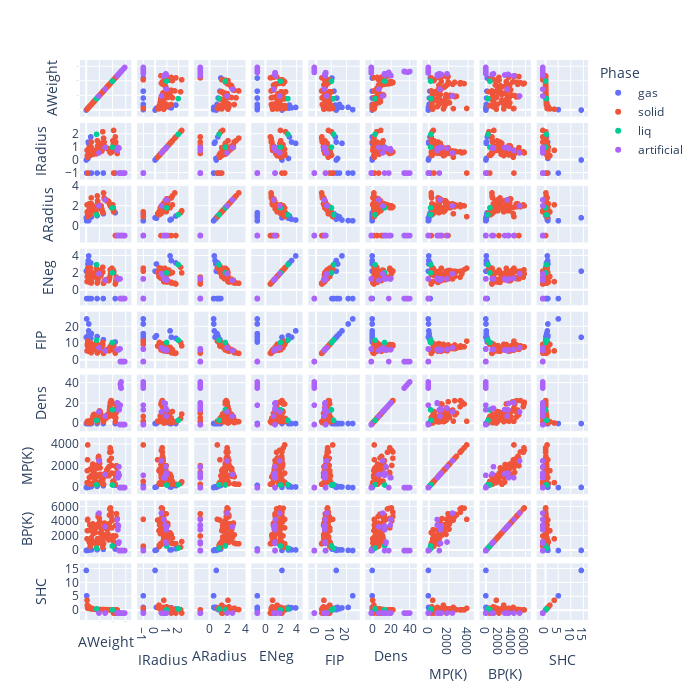

This figure's notebook cell:
### Code cell
df = df.rename(columns={
    'Atomic Weight': 'AWeight',
    'Ionic Radius': 'IRadius',
    'Atomic Radius': 'ARadius',
    'Electronegativity': 'ENeg',
    'First Ionization Potential': 'FIP',
    'Density': 'Dens',
    'Melting Point (K)': 'MP(K)',
    'Boiling Point (K)': 'BP(K)',
    'Specific Heat Capacity': 'SHC'
})

# Now create the plot with the renamed columns
fig = px.scatter_matrix(df,
    dimensions=['AWeight', 'IRadius', 'ARadius', 'ENeg', 'FIP', 'Dens', 'MP(K)', 'BP(K)', 'SHC'],
    color="Phase")

fig.update_layout(autosize=False, width=700, height=700)

# Adjust the font size of the labels
fig.update_xaxes(tickfont=dict(size=1))
fig.update_yaxes(tickfont=dict(size=1))

fig.show()

### Figure 1 — Plotly figure (JSON) as saved in the notebook; plotly's stock layout.template omitted (floating-point values rounded to 4 significant figures)
{"data": [{"dimensions": [{"axis": {"matches": true}, "label": "AWeight", "values": [1.008, 4.003, 14.01, 16.0, 19.0, 20.18, 35.45, 39.95, 83.8, 131.3, 222]}, {"axis": {"matches": true}, "label": "IRadius", "values": [0.012, -1, 0.13, 1.4, 1.3, -1, 1.8, -1, -1, -1, -1]}, {"axis": {"matches": true}, "label": "ARadius", "values": [0.79, 0.49, 0.75, 0.65, 0.57, 0.51, 0.97, 0.88, 1, 1.2, 1.3]}, {"axis": {"matches": true}, "label": "ENeg", "values": [2.2, -1, 3.04, 3.44, 3.98, -1, 3.16, -1, -1, -1, -1]}, {"axis": {"matches": true}, "label": "FIP", "values": [13.6, 24.59, 14.53, 13.62, 17.42, 21.56, 12.97, 15.76, 14.0, 12.13, 10.75]}, {"axis": {"matches": true}, "label": "Dens", "values": [8.988e-05, 0.0001785, 0.001251, 0.001429, 0.001696, 0.0008999, 0.003214, 0.001784, 0.003733, 0.005887, 0.00973]}, {"axis": {"matches": true}, "label": "MP(K)", "values": [14.18, -1, 63.29, 50.5, 53.63, 24.7, 172.3, 83.96, 115.9, 161.4, 202.2]}, {"axis": {"matches": true}, "label": "BP(K)", "values": [20.28, 4.22, 77.36, 90.2, 85.03, 27.07, 239.1, 87.3, 119.9, 165.0, 211.3]}, {"axis": {"matches": true}, "label": "SHC", "values": [14.3, 5.193, 1.04, 0.918, 0.824, 1.03, 0.479, 0.52, 0.248, 0.158, 0.094]}], "hovertemplate": "Phase=gas<br>%{xaxis.title.text}=%{x}<br>%{yaxis.title.text}=%{y}<extra></extra>", "legendgroup": "gas", "marker": {"color": "#636efa", "symbol": "circle"}, "name": "gas", "showlegend": true, "type": "splom"}, {"dimensions": [{"axis": {"matches": true}, "label": "AWeight", "values": [6.941, 9.012, 10.81, 12.01, 22.99, 24.3, 26.98, 28.09, 30.97, 32.06, 39.1, 40.08, 44.96, 47.87, 50.94, 52.0, 54.94, 55.84, 58.93, 58.69, 63.55, 65.38, 69.72, 72.64, 74.92, 78.96, 85.47, 87.62, 88.91, 91.22, 92.91, 95.96, 101.1, 102.9, 106.4, 107.9, 112.4, 114.8, 118.7, 121.8, 127.6, 126.9, 132.9, 137.3, 138.9, 140.1, 140.9, 144.2, 150.4, 152.0, 157.2, 158.9, 162.5, 164.9, 167.3, 168.9, 173.1, 175.0, 178.5, 180.9, 183.8, 186.2, 190.2, 192.2, 195.1, 197.0, 204.4, 207.2, 209.0, 210, 210, 223, 226, 227, 232.0, 231.0, 238.0]}, {"axis": {"matches": true}, "label": "IRadius", "values": [0.76, 0.35, 0.23, -1, 1, 0.72, 0.54, 0.4, 0.38, 0.37, 1.4, 0.99, 0.75, 0.61, 0.59, 0.52, 0.46, 0.65, 0.75, 0.69, 0.73, 0.74, 0.62, 0.53, 0.58, 0.5, 1.5, 1.1, 0.9, 0.72, 0.69, 0.65, 0.68, 0.68, 0.86, 1.3, 0.97, 0.8, 0.69, 0.76, 0.97, 2.2, 1.7, 1.4, 1.1, 1, 1, 1, 0.96, 0.95, 0.94, 0.92, 0.91, 0.9, 0.88, 0.87, 0.86, 0.85, 0.71, 0.64, 0.62, 0.56, 0.63, 0.63, 0.63, 0.85, 1.5, 1.2, 1, 2.3, -1, 1.8, 1.4, 1.1, 0.97, 0.78, 0.52]}, {"axis": {"matches": true}, "label": "ARadius", "values": [2.1, 1.4, 1.2, 0.91, 2.2, 1.7, 1.8, 1.5, 1.2, 1.1, 2.8, 2.2, 2.1, 2, 1.9, 1.9, 1.8, 1.7, 1.7, 1.6, 1.6, 1.5, 1.8, 1.5, 1.3, 1.2, 3, 2.5, 2.3, 2.2, 2.1, 2, 1.9, 1.8, 1.8, 1.8, 1.7, 2, 1.7, 1.5, 1.4, 1.3, 3.3, 2.8, 2.7, 2.7, 2.7, 2.6, 2.6, 2.6, 2.5, 2.5, 2.5, 2.5, 2.5, 2.4, 2.4, 2.3, 2.2, 2.1, 2, 2, 1.9, 1.9, 1.8, 1.8, 2.1, 1.8, 1.6, 1.5, 1.4, -1, -1, -1, -1, -1, -1]}, {"axis": {"matches": true}, "label": "ENeg", "values": [0.98, 1.57, 2.04, 2.55, 0.93, 1.31, 1.61, 1.9, 2.19, 2.58, 0.82, 1, 1.36, 1.54, 1.63, 1.66, 1.55, 1.83, 1.88, 1.91, 1.9, 1.65, 1.81, 2.01, 2.18, 2.55, 0.82, 0.95, 1.22, 1.33, 1.6, 2.16, 2.2, 2.28, 2.2, 1.93, 1.69, 1.78, 1.96, 2.05, 2.1, 2.66, 0.79, 0.89, 1.1, 1.12, 1.13, 1.14, 1.17, 1.2, 1.2, 1.2, 1.22, 1.23, 1.24, 1.25, 1.1, 1.27, 1.3, 1.5, 2.36, 1.9, 2.2, 2.2, 2.28, 2.54, 2.04, 2.33, 2.02, 2, 2.2, 0.7, 0.9, 1.1, 1.3, 1.5, 1.38]}, {"axis": {"matches": true}, "label": "FIP", "values": [5.392, 9.323, 8.298, 11.26, 5.139, 7.646, 5.986, 8.152, 10.49, 10.36, 4.341, 6.113, 6.561, 6.828, 6.746, 6.766, 7.434, 7.902, 7.881, 7.64, 7.726, 9.394, 5.999, 7.899, 9.789, 9.752, 4.177, 5.695, 6.217, 6.634, 6.759, 7.092, 7.361, 7.459, 8.337, 7.576, 8.994, 5.786, 7.344, 8.608, 9.01, 10.45, 3.894, 5.212, 5.577, 5.539, 5.473, 5.525, 5.644, 5.67, 6.15, 5.864, 5.939, 6.021, 6.108, 6.184, 6.254, 5.426, 6.825, 7.55, 7.864, 7.833, 8.438, 8.967, 8.959, 9.226, 6.108, 7.417, 7.286, 8.417, 9.3, 4.073, 5.278, 5.17, 6.307, 5.89, 6.194]}, {"axis": {"matches": true}, "label": "Dens", "values": [0.534, 1.85, 2.34, 2.267, 0.971, 1.738, 2.698, 2.33, 1.82, 2.067, 0.862, 1.54, 2.989, 4.54, 6.11, 7.15, 7.44, 7.874, 8.86, 8.912, 8.96, 7.134, 5.907, 5.323, 5.776, 4.809, 1.532, 2.64, 4.469, 6.506, 8.57, 10.22, 12.37, 12.41, 12.02, 10.5, 8.69, 7.31, 7.287, 6.685, 6.232, 4.93, 1.873, 3.594, 6.145, 6.77, 6.773, 7.007, 7.52, 5.243, 7.895, 8.229, 8.55, 8.795, 9.066, 9.321, 6.965, 9.84, 13.31, 16.65, 19.25, 21.02, 22.61, 22.56, 21.46, 19.28, 11.85, 11.34, 9.807, 9.32, 7, 1.87, 5.5, 10.07, 11.72, 15.37, 18.95]}, {"axis": {"matches": true}, "label": "MP(K)", "values": [453.9, 1560.0, 2573.0, 3948.0, 371.1, 923.1, 933.4, 1683.0, 317.2, 388.5, 336.5, 1112.0, 1812.0, 1933.0, 2175.0, 2130.0, 1519.0, 1808.0, 1768.0, 1726.0, 1358.0, 692.9, 302.9, 1211.0, 1090.0, 494.1, 312.8, 1042.0, 1799.0, 2125.0, 2741.0, 2890.0, 2523.0, 2239.0, 1825.0, 1234.0, 594.3, 429.9, 505.2, 904.0, 722.8, 386.6, 301.7, 1002.0, 1193.0, 1071.0, 1204.0, 1289.0, 1345.0, 1095.0, 1585.0, 1630.0, 1680.0, 1743.0, 1795.0, 1818.0, 1097.0, 1936.0, 2500.0, 3269.0, 3680.0, 3453.0, 3300.0, 2716.0, 2045.0, 1338.0, 577.1, 600.8, 544.7, 527.1, 575.1, 300.1, 973.1, 1323.0, 2028.0, 1873.0, 1405.0]}, {"axis": {"matches": true}, "label": "BP(K)", "values": [1615, 2742, 4200, 4300, 1156, 1363, 2792, 3538, 553, 717.8, 1032, 1757, 3109, 3560, 3680, 2944, 2334, 3134, 3200, 3186, 2835, 1180, 2477, 3106, 887, 958, 961, 1655, 3609, 4682, 5017, 4912, 4423, 3968, 3236, 2435, 1040, 2345, 2875, 1860, 1261, 457.4, 944, 2170, 3737, 3716, 3793, 3347, 2067, 1802, 3546, 3503, 2840, 2993, 3503, 2223, 1469, 3675, 4876, 5731, 5828, 5869, 5285, 4701, 4098, 3129, 1746, 2022, 1837, 1235, 610, 950, 2010, 3471, 5061, 4300, 4404]}, {"axis": {"matches": true}, "label": "SHC", "values": [3.582, 1.825, 1.026, 0.709, 1.228, 1.023, 0.897, 0.705, 0.769, 0.71, 0.757, 0.647, 0.568, 0.523, 0.489, 0.449, 0.479, 0.449, 0.421, 0.444, 0.385, 0.388, 0.371, 0.32, 0.329, 0.321, 0.363, 0.301, 0.298, 0.278, 0.265, 0.251, 0.238, 0.243, 0.244, 0.235, 0.232, 0.233, 0.228, 0.207, 0.202, 0.214, 0.242, 0.204, 0.195, 0.192, 0.193, 0.19, 0.197, 0.182, 0.236, 0.182, 0.17, 0.165, 0.168, 0.16, 0.155, 0.154, 0.144, 0.14, 0.132, 0.137, 0.13, 0.131, 0.133, 0.129, 0.129, 0.129, 0.122, -1, -1, -1, -1, 0.12, 0.113, -1, 0.116]}], "hovertemplate": "Phase=solid<br>%{xaxis.title.text}=%{x}<br>%{yaxis.title.text}=%{y}<extra></extra>", "legendgroup": "solid", "marker": {"color": "#EF553B", "symbol": "circle"}, "name": "solid", "showlegend": true, "type": "splom"}, {"dimensions": [{"axis": {"matches": true}, "label": "AWeight", "values": [79.9, 200.6]}, {"axis": {"matches": true}, "label": "IRadius", "values": [2, 1]}, {"axis": {"matches": true}, "label": "ARadius", "values": [1.1, 1.8]}, {"axis": {"matches": true}, "label": "ENeg", "values": [2.96, 2]}, {"axis": {"matches": true}, "label": "FIP", "values": [11.81, 10.44]}, {"axis": {"matches": true}, "label": "Dens", "values": [3.122, 13.53]}, {"axis": {"matches": true}, "label": "MP(K)", "values": [266.1, 234.4]}, {"axis": {"matches": true}, "label": "BP(K)", "values": [332, 630]}, {"axis": {"matches": true}, "label": "SHC", "values": [0.474, 0.14]}], "hovertemplate": "Phase=liq<br>%{xaxis.title.text}=%{x}<br>%{yaxis.title.text}=%{y}<extra></extra>", "legendgroup": "liq", "marker": {"color": "#00cc96", "symbol": "circle"}, "name": "liq", "showlegend": true, "type": "splom"}, {"dimensions": [{"axis": {"matches": true}, "label": "AWeight", "values": [98, 145, 237, 244, 243, 247, 247, 251, 252, 257, 258, 259, 262, 261, 262, 266, 264, 267, 268, 271, 272, 285, 284, 289, 288, 292, 295, 294]}, {"axis": {"matches": true}, "label": "IRadius", "values": [0.56, 0.98, 0.75, 0.89, 0.98, 0.97, 0.95, 0.93, -1, -1, -1, -1, -1, -1, -1, -1, -1, -1, -1, -1, -1, -1, -1, -1, -1, -1, -1, -1]}, {"axis": {"matches": true}, "label": "ARadius", "values": [2, 2.6, -1, -1, -1, -1, -1, -1, -1, -1, -1, -1, -1, -1, -1, -1, -1, -1, -1, -1, -1, -1, -1, -1, -1, -1, -1, -1]}, {"axis": {"matches": true}, "label": "ENeg", "values": [1.9, 1.13, 1.36, 1.28, 1.3, 1.3, 1.3, 1.3, 1.3, 1.3, 1.3, 1.3, -1, -1, -1, -1, -1, -1, -1, -1, -1, -1, -1, -1, -1, -1, -1, -1]}, {"axis": {"matches": true}, "label": "FIP", "values": [7.28, 5.582, 6.266, 6.026, 5.974, 5.992, 6.198, 6.282, 6.42, 6.5, 6.58, 6.65, -1, -1, -1, -1, -1, -1, -1, -1, -1, -1, -1, -1, -1, -1, -1, -1]}, {"axis": {"matches": true}, "label": "Dens", "values": [11.5, 7.26, 20.45, 19.84, 13.69, 13.51, 14.79, 15.1, 13.5, -1, -1, -1, -1, 18.1, 39, 35, 37, 41, 35, -1, -1, -1, -1, -1, -1, -1, -1, -1]}, {"axis": {"matches": true}, "label": "MP(K)", "values": [2473.0, 1204.0, 913.1, 913.1, 1267.0, 1340.0, 1259.0, 1925.0, 1133.0, -1, -1, -1, -1, -1, -1, -1, -1, -1, -1, -1, -1, -1, -1, -1, -1, -1, -1, -1]}, {"axis": {"matches": true}, "label": "BP(K)", "values": [5150, 3273, 4273, 3501, 2880, 3383, 983, 1173, -1, -1, -1, -1, -1, -1, -1, -1, -1, -1, -1, -1, -1, -1, -1, -1, -1, -1, -1, -1]}, {"axis": {"matches": true}, "label": "SHC", "values": [-1, -1, -1, -1, -1, -1, -1, -1, -1, -1, -1, -1, -1, -1, -1, -1, -1, -1, -1, -1, -1, -1, -1, -1, -1, -1, -1, -1]}], "hovertemplate": "Phase=artificial<br>%{xaxis.title.text}=%{x}<br>%{yaxis.title.text}=%{y}<extra></extra>", "legendgroup": "artificial", "marker": {"color": "#ab63fa", "symbol": "circle"}, "name": "artificial", "showlegend": true, "type": "splom"}], "layout": {"autosize": false, "dragmode": "select", "height": 700, "legend": {"title": {"text": "Phase"}, "tracegroupgap": 0}, "margin": {"t": 60}, "width": 700, "xaxis": {"tickfont": {"size": 1}}, "yaxis": {"tickfont": {"size": 1}}}}
